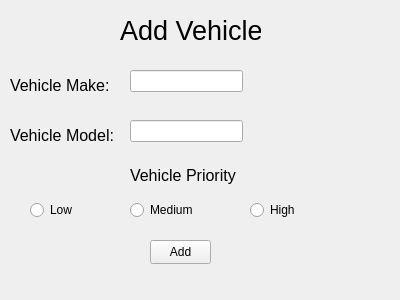
<?xml version="1.0" encoding="UTF-8"?>
<ui version="4.0">
 <class>addvehicle</class>
 <widget class="QWidget" name="addvehicle">
  <property name="geometry">
   <rect>
    <x>0</x>
    <y>0</y>
    <width>400</width>
    <height>300</height>
   </rect>
  </property>
  <property name="windowTitle">
   <string>Form</string>
  </property>
  <widget class="QLabel" name="label">
   <property name="geometry">
    <rect>
     <x>120</x>
     <y>10</y>
     <width>141</width>
     <height>41</height>
    </rect>
   </property>
   <property name="font">
    <font>
     <pointsize>20</pointsize>
    </font>
   </property>
   <property name="text">
    <string>Add Vehicle</string>
   </property>
  </widget>
  <widget class="QLabel" name="makeLabel">
   <property name="geometry">
    <rect>
     <x>10</x>
     <y>70</y>
     <width>111</width>
     <height>31</height>
    </rect>
   </property>
   <property name="font">
    <font>
     <pointsize>12</pointsize>
    </font>
   </property>
   <property name="text">
    <string>Vehicle Make: </string>
   </property>
  </widget>
  <widget class="QLineEdit" name="makeLineEdit">
   <property name="geometry">
    <rect>
     <x>130</x>
     <y>70</y>
     <width>113</width>
     <height>22</height>
    </rect>
   </property>
  </widget>
  <widget class="QLabel" name="modelLabel">
   <property name="geometry">
    <rect>
     <x>10</x>
     <y>120</y>
     <width>111</width>
     <height>31</height>
    </rect>
   </property>
   <property name="font">
    <font>
     <pointsize>12</pointsize>
    </font>
   </property>
   <property name="text">
    <string>Vehicle Model: </string>
   </property>
  </widget>
  <widget class="QLineEdit" name="modelLineEdit">
   <property name="geometry">
    <rect>
     <x>130</x>
     <y>120</y>
     <width>113</width>
     <height>22</height>
    </rect>
   </property>
  </widget>
  <widget class="QLabel" name="modelLabel_2">
   <property name="geometry">
    <rect>
     <x>130</x>
     <y>160</y>
     <width>111</width>
     <height>31</height>
    </rect>
   </property>
   <property name="font">
    <font>
     <pointsize>12</pointsize>
    </font>
   </property>
   <property name="text">
    <string>Vehicle Priority</string>
   </property>
  </widget>
  <widget class="QRadioButton" name="lowRadioButton">
   <property name="geometry">
    <rect>
     <x>30</x>
     <y>200</y>
     <width>89</width>
     <height>20</height>
    </rect>
   </property>
   <property name="text">
    <string>Low</string>
   </property>
  </widget>
  <widget class="QRadioButton" name="medRadioButton">
   <property name="geometry">
    <rect>
     <x>130</x>
     <y>200</y>
     <width>89</width>
     <height>20</height>
    </rect>
   </property>
   <property name="text">
    <string>Medium</string>
   </property>
  </widget>
  <widget class="QRadioButton" name="highRadioButton">
   <property name="geometry">
    <rect>
     <x>250</x>
     <y>200</y>
     <width>89</width>
     <height>20</height>
    </rect>
   </property>
   <property name="text">
    <string>High</string>
   </property>
  </widget>
  <widget class="QPushButton" name="addButton">
   <property name="geometry">
    <rect>
     <x>150</x>
     <y>240</y>
     <width>61</width>
     <height>24</height>
    </rect>
   </property>
   <property name="text">
    <string>Add</string>
   </property>
  </widget>
 </widget>
 <resources/>
 <connections>
  <connection>
   <sender>makeLineEdit</sender>
   <signal>textEdited(QString)</signal>
   <receiver>addvehicle</receiver>
   <slot>makeEdited()</slot>
   <hints>
    <hint type="sourcelabel">
     <x>166</x>
     <y>77</y>
    </hint>
    <hint type="destinationlabel">
     <x>319</x>
     <y>101</y>
    </hint>
   </hints>
  </connection>
  <connection>
   <sender>modelLineEdit</sender>
   <signal>textEdited(QString)</signal>
   <receiver>addvehicle</receiver>
   <slot>modelEdited()</slot>
   <hints>
    <hint type="sourcelabel">
     <x>198</x>
     <y>136</y>
    </hint>
    <hint type="destinationlabel">
     <x>327</x>
     <y>156</y>
    </hint>
   </hints>
  </connection>
  <connection>
   <sender>lowRadioButton</sender>
   <signal>clicked()</signal>
   <receiver>addvehicle</receiver>
   <slot>lowChecked()</slot>
   <hints>
    <hint type="sourcelabel">
     <x>49</x>
     <y>215</y>
    </hint>
    <hint type="destinationlabel">
     <x>49</x>
     <y>265</y>
    </hint>
   </hints>
  </connection>
  <connection>
   <sender>medRadioButton</sender>
   <signal>clicked()</signal>
   <receiver>addvehicle</receiver>
   <slot>medChecked()</slot>
   <hints>
    <hint type="sourcelabel">
     <x>171</x>
     <y>211</y>
    </hint>
    <hint type="destinationlabel">
     <x>271</x>
     <y>230</y>
    </hint>
   </hints>
  </connection>
  <connection>
   <sender>highRadioButton</sender>
   <signal>clicked()</signal>
   <receiver>addvehicle</receiver>
   <slot>highChecked()</slot>
   <hints>
    <hint type="sourcelabel">
     <x>287</x>
     <y>208</y>
    </hint>
    <hint type="destinationlabel">
     <x>313</x>
     <y>278</y>
    </hint>
   </hints>
  </connection>
  <connection>
   <sender>addButton</sender>
   <signal>clicked()</signal>
   <receiver>addvehicle</receiver>
   <slot>add()</slot>
   <hints>
    <hint type="sourcelabel">
     <x>180</x>
     <y>250</y>
    </hint>
    <hint type="destinationlabel">
     <x>121</x>
     <y>271</y>
    </hint>
   </hints>
  </connection>
 </connections>
 <slots>
  <slot>makeEdited()</slot>
  <slot>modelEdited()</slot>
  <slot>lowChecked()</slot>
  <slot>medChecked()</slot>
  <slot>highChecked()</slot>
  <slot>add()</slot>
 </slots>
</ui>
